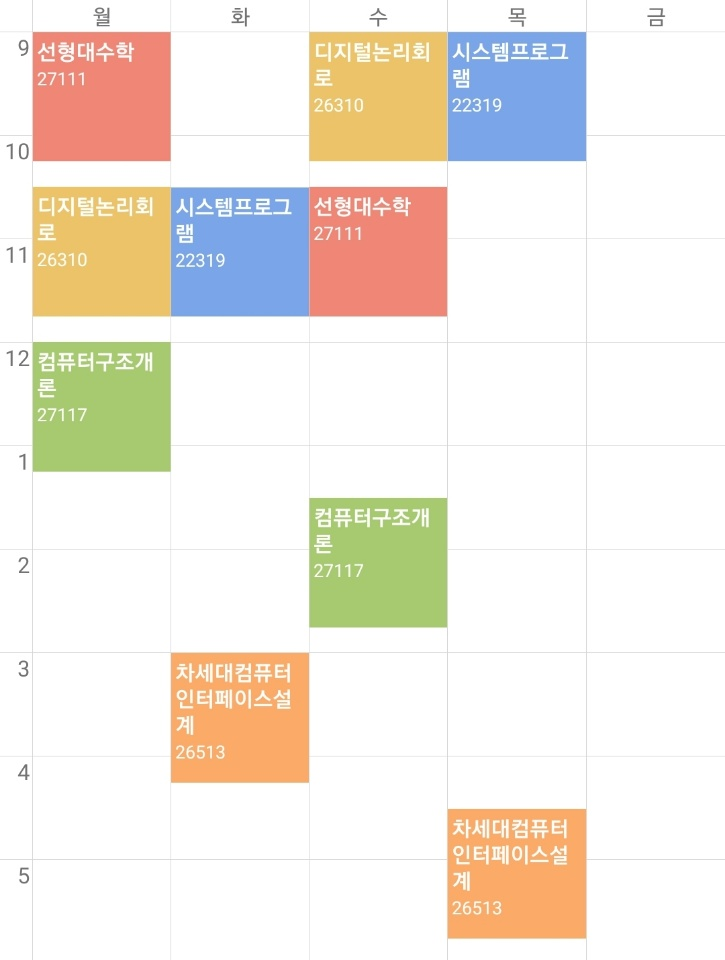
#> input picture Images/0.jpg, 725 x 960 px; its folder holds 4 pictures in this run
$ python Image_Merger.py
#> lines starting #> are read from the running program, lines starting #| are printed output that depends on the picture
# -*- coding: utf-8 -*-
__author__ = "shinjawkwang@naver.com"
# 이 프로그램은 악의 꽃 시간표 조정을 위해 제작한 프로그램입니다.
# 에브리타임 앱 내의 시간표 "이미지로 저장" 기능으로 저장한 시간표 이미지를 요합니다.
# 배경색이 흰색 계열인 (회색도 안됨) 테마의 시간표 이미지만 사용 가능합니다.
# 월요일 ~ 금요일의, 9시부터 5시까지의 시간표와 9시부터 10시까지 시간표만 사용 가능합니다.
# 이외의 경우에는 CalcRowLevel 함수의 수정을 요합니다.

import glob
import cv2
from PIL import Image
import numpy as np


# (세로 길이, 칸 사이 거리, 칸 수)로 구성된 list를 return
# 칸 수의 case는 9칸, 14칸이므로, 두 가지 case만을 고려한 코드임을 알려드립니다.
def CalcRowLevel(files):
    matrix = []
    for file in files:

        # matrix에 넣을 list
        list = []

        # 흰 계열 공간을 확실히 흰색으로, 아닌 부분을 회색으로 하기 위해
        # cv2.IMREAD_GRAYSCALE을 사용
        img = cv2.imread(file, cv2.IMREAD_GRAYSCALE)

        # img.shape는 [height, width, channel(그레이스케일의 경우 존재하지 않는다)]로 구성
        height = img.shape[0]

        # 높이 list에 추가
        list.append(height)
        rows = []

        # 최초 sv는 필터링 되지 않기 위함
        sv = height + 100
        while height > 0:

            # 픽셀은 0~height-1 로 구성된 듯 하다. height로 하니 오류 출력
            px = img[height-1, 1]

            # 흰색보다 살짝이라도 어두운 케이스
            # 이하 '회색'으로 지칭, 선을 이루는 픽셀로 간주함
            if px < 255:

                # 마지막으로 발견한 회색 픽셀과 가까운 (거리가 20픽셀 미만)
                # 픽셀에서 다시 회색 픽셀을 발견한 경우
                if sv - height < 20:

                    # 같은 선을 이루고 있는 픽셀이므로 리스트에 넣을 필요가 없음
                    # rows 리스트에서 pop하고 새롭게 발견한 픽셀을 저장
                    # 선을 이루는 마지막 픽셀을 저장하기 위함
                    rows.pop()
                rows.append(height)

                # 저장값 갱신
                sv = height
            height -= 1

        # 각 원소들 사이값의 평균으로 하는게 가장 정확하겠지만
        # 최초값으로 해도 큰 차이는 없기에
        # 편의상 최초 두 원소의 차로 칸 사이 거리를 계산함
        list.append(rows[0] - rows[1])

        # 회색 선이 시간표 맨 밑 칸에 있기도 하고, 없기도 하다
        # 그래서 rows 원소들이 칸 수 보다 하나 더 많이 생기는 경우가 있다
        # 이 경우를 고려하기 위함 (참고로, 맨 위에 줄이 있는 시간표는 내가 본 시간표 중엔 없었다)
        # 맨 밑에 회색줄이 있는 경우
        # ===== 시간표 칸수가 다른 경우, 여기서 9나 14를 수정(혹은 다른 수를 추가)해야 합니다 =====
        if len(rows) == 9 or len(rows) == 14:
        # =======================================================================
            list.append(len(rows))

        # 맨 밑에 회색줄이 없는 경우
        else:
            list.append(len(rows) - 1)

        # return할 matrix에 list 추가
        matrix.append(list)

    return matrix


# 가장 큰 칸 사이 거리를 return
def CalcMaxRowLv(matrix, col):
    maxRow = 0
    for i in range(len(matrix)):
        maxRow = max(maxRow, matrix[i][col])
    return maxRow


# 시간표들 중 가장 큰 column 값을 return
def CalcMax(files, cnt):
    Max = 0
    for file in files:
        img = cv2.imread(file, cv2.IMREAD_GRAYSCALE)
        Max = max(Max, img.shape[cnt])
    return Max


# 가장 큰 칸 사이 거리, 가장 큰 column 값을 가지고 이미지를 리사이징한다.
# 한 칸 높이가 같도록, 가로 길이가 모두 같도록.
# 맨 윗 칸 때문에 약간의 오류가 발생할 수 있다. 맨 윗 부분을 잘라내야 할까? ==> 잘라냈다!
def ResizeImage(files, matrix, maxCol, maxRow, target_dir):
    i = 0
    for file in files:
        img = cv2.imread(file, cv2.IMREAD_GRAYSCALE)
        # resize 함수 => (이미지, ?(뭐더라), 가로 크기, 세로 크기, ??)
        img2 = cv2.resize(img, None, fx= 1.5*maxCol/img.shape[1], fy=maxRow/matrix[i][1],
                          interpolation=cv2.INTER_CUBIC + cv2.INTER_LINEAR)
        cv2.imwrite(target_dir + '/Resize/' + str(i) + '_rs.jpg', img2)
        i += 1


# 시간표 이미지에서 "월화수목금" 부분을 삭제한다.
# 이 부분이 있으면 병합할 때 row level을 맞춰도 조금씩 어긋난다.
def deleteMax(files, target_dir):
    sv = []
    i = 0
    for file in files:
        img = cv2.imread(file, cv2.IMREAD_GRAYSCALE)
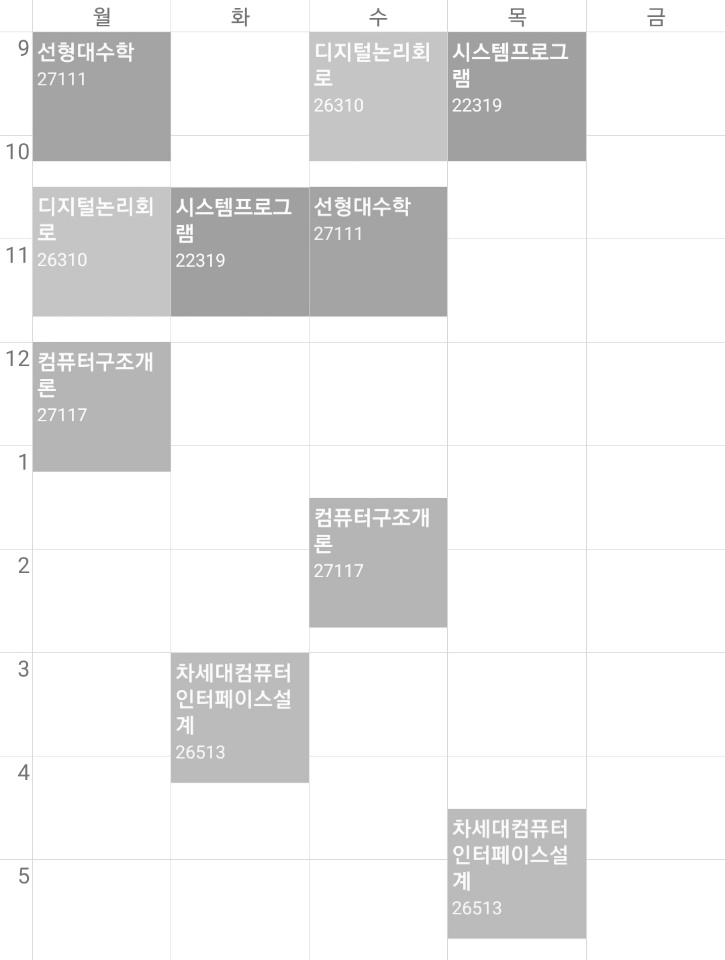
#> img: shape (960, 725); min 109, max 255, mean 235.8
        height = 0
        j = 0
        while True:
            px = img[height, 0]

            # 회색 픽셀이 발견되었을 때
            if px<255:

                # 높이를 저장
                # 가장 낮은 부분으로 자르기 위함
                sv.append(height)
                if j>0:

                    # 칸 사이 거리가 30 이상이면 칸이 떨어졌다고 간주
                    # 잘라서 저장하고 반복문을 종료한다.
                    if sv[j] - sv[j-1] > 30:
                        delImg = img[sv[j-1]:img.shape[0], 0:img.shape[1]]
                        cv2.imwrite(target_dir + '/Resize/' + str(i) + '_rs.jpg', delImg)
                        break
                j += 1

            height += 1
#> this loop made 131 passes
#> px on passes 1 to 12: 255, 255, 255, 255, 255, 255, 255, 255, 255, 255, 255, 255
#> after the loop, height = 130; j = 4; sv = [29, 31, 32, 37, 130]

        # 리스트를 초기화한다.
        sv.clear()
        i += 1
#> pass 2 of the loop in deleteMax, `for file in files:`:
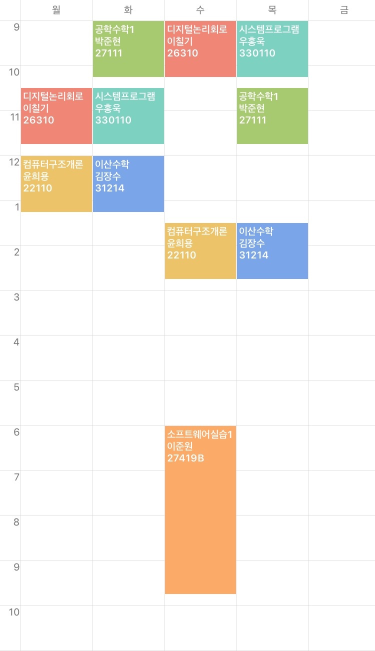
#> input picture Images/1.jpg, 750 x 1302 px (shown at 1/2 size)
#> in deleteMax, `img = cv2.imread(file, cv2.IMREAD_GRAYSCALE)`:
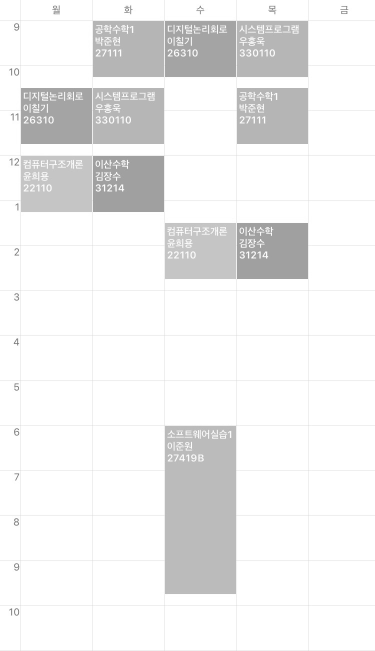
#> img: shape (1302, 750) (shown at 1/2 size); min 105, max 255, mean 239.2
#> the loop in deleteMax, `while True:` made 131 passes
#> after the loop in deleteMax, `while True:`: height = 130; j = 3; sv = [40, 41, 43, 130]
#> pass 3 of the loop in deleteMax, `for file in files:`:
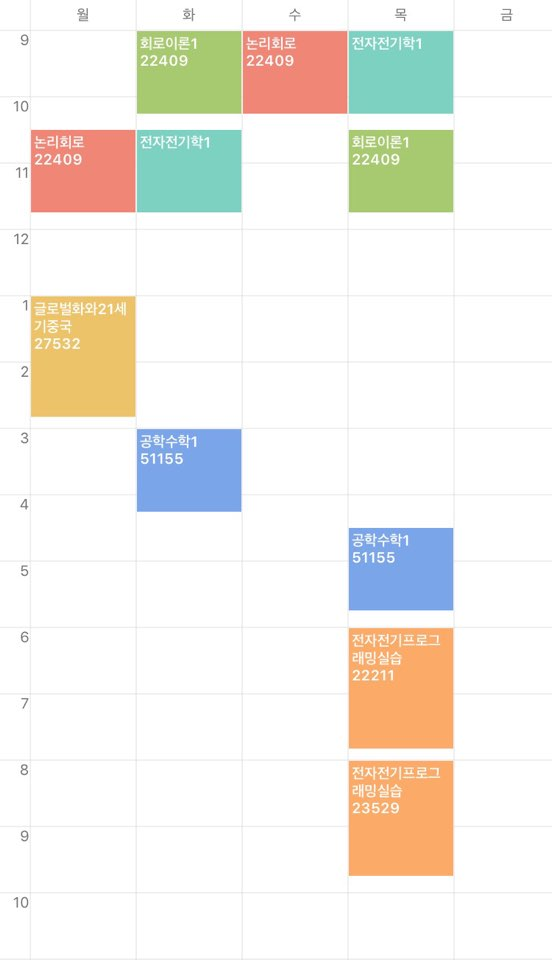
#> input picture Images/2.jpg, 552 x 960 px
#> in deleteMax, `img = cv2.imread(file, cv2.IMREAD_GRAYSCALE)`:
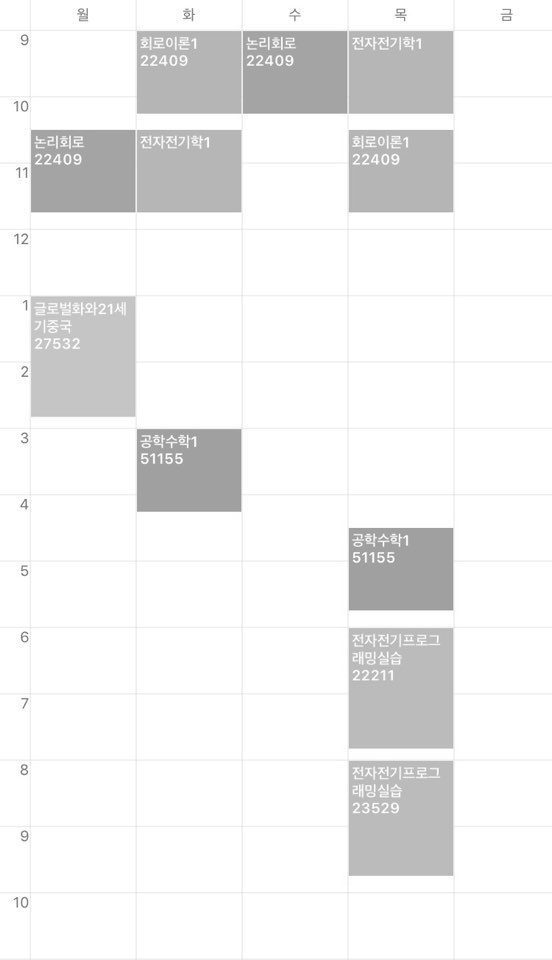
#> img: shape (960, 552); min 105, max 255, mean 239.5
#> the loop in deleteMax, `while True:` made 97 passes
#> after the loop in deleteMax, `while True:`: height = 96; j = 4; sv = [27, 29, 30, 31, 96]
#> the loop made 4 passes; the first 3 are shown


# 이미지 병합을 위해선, 사이즈가 "정확히" 같아야 한다
# 이를 위해 아랫쪽에 하얀 부분을 붙이는 코드이다
def MergeWhite(files, maxCol, maxRow, target_dir):
    i = 0
    for file in files:
        # 규격을 통일한 흰색 이미지 생성
        newImage = np.zeros((maxRow, maxCol, 3), np.uint8)
        newImage[:, :] = (255, 255, 255)

        img = cv2.imread(file)
        newImage[0:img.shape[0], 0:img.shape[1]] = img
        cv2.imwrite(target_dir + "/ResizeComp/" + str(i) + '.jpg', newImage)
        i += 1


# 이미지를 병합하는 코드
# opencv의 add함수를 이용한다
# 사이즈 이슈가 있는 듯 하다
def addImg(files, target_dir, maxRow, maxCol):
#> called with maxRow = 0, maxCol = 0
    RESULT = np.zeros((maxRow, maxCol, 3), np.uint8)
    RESULT[:,:] = (255, 255, 255)
    flag = False
    # flag = True
    images = [cv2.imread(img) for img in files]

    for img in images:
        if flag:
            break
        RESULT = cv2.add(RESULT, img)
        flag = True
    '''
    for file in files:
        img = cv2.imread(file)
        if flag:
            RESULT = img
            flag = False
        else:
            RESULT = cv2.add(tmp, img)
        tmp = RESULT
    '''
    cv2.imwrite(target_dir + 'RESULT.jpg', RESULT)


def main():
    print("# Welcome to Everytime Schedule MAkEr")
    # Enter Your Path
    # target_dir = input("INPUT PATH : ")
    # == Default Path in BOOTY, Windows ============
    # target_dir = "C:\\Users\\Shinjaekwang\\Dropbox\\Code\\2018\\LFDM_PYthon\\Images\\"
    # == Default Path in shinjaekwang, Mac OS X ====
    target_dir = "/Users/shinjaekwang/Dropbox/Code/Everytime_Image_Merger/Images/"
    # target_dir = input("이미지 파일이 담긴 폴더 경로를 입력하십시오: ")
    # ==============================================
    files = glob.glob(target_dir + "*.jpg")

    deleteMax(files, target_dir)
    rs_files = glob.glob(target_dir + '/Resize/' + '*.jpg')

    matrix = CalcRowLevel(rs_files)
    maxCol = CalcMax(rs_files, 1)
    maxRowlv = CalcMaxRowLv(matrix, 1)

    ResizeImage(rs_files, matrix, maxCol, maxRowlv, target_dir)
    maxRow = CalcMax(rs_files, 0)
    MergeWhite(rs_files, int(1.5*maxCol), maxRow, target_dir)

    rs_files = glob.glob(target_dir + '/ResizeComp/' + '*,jpg')
    addImg(rs_files, target_dir, maxRow, int(1.5*maxCol))

if __name__ == "__main__":
    main()
